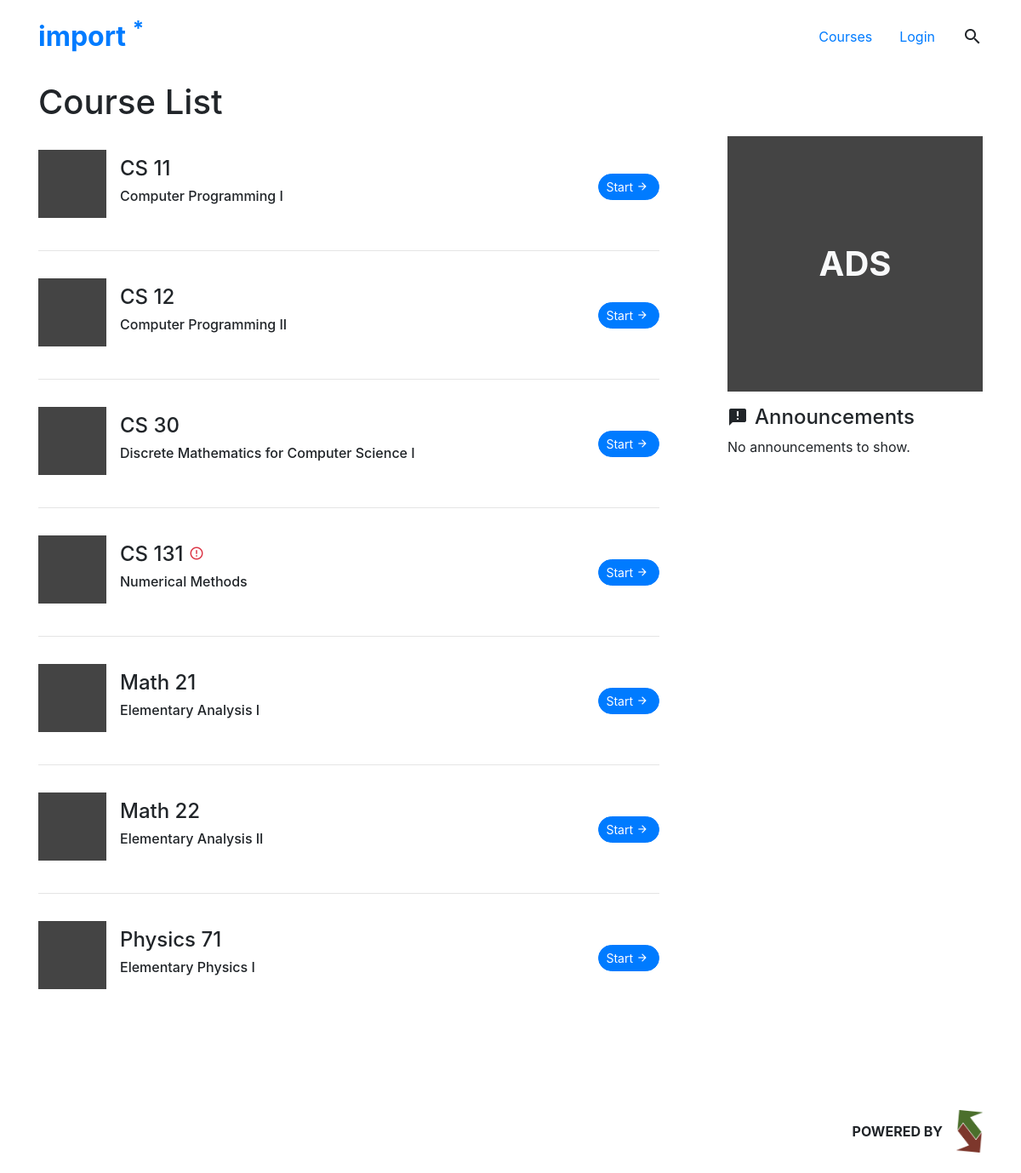
Screenshot of /course/ with the database file from the repository.
### reviewer/models.py (models this page shows, shortened)
class Course(models.Model):
	name = models.CharField("Course Name", max_length=20)
	code = models.CharField("Course Code", max_length=10)
	number = models.CharField("Course Number", max_length=10)
	number_len = models.PositiveSmallIntegerField(default=1)
	title = models.CharField("Course Title", max_length=50)
	description = models.TextField("Course Description", blank=True)
	old_curr = models.BooleanField("Pre-2018 Curriculum Exclusive?", default=False)
	visible = models.BooleanField("Visible?", default=True)
	prereqs = models.ManyToManyField('self', blank=True, default=None, symmetrical=False, related_name="preq")
	coreqs = models.ManyToManyField('self', blank=True, default=None,symmetrical=False , related_name="creq")
	lastupdated = models.DateTimeField("Last Updated", default=timezone.now)
	image = models.ImageField(verbose_name="Cover Photo", null=True, blank=True, upload_to=course_uploadto)

### reviewer/views.py (the view)
# urls.py: path('course/', views.courselist, name="courselist"),
def courselist(request):
	courselist = Course.objects.filter(visible=True).order_by('code', 'number_len', 'number')
	context = {'courselist': courselist, 'course_count': len(courselist)}
	return render(request, 'reviewer/courses/course-list.html', context)

### reviewer/templates/reviewer/courses/course-list.html (shortened to what this page needs)
{% extends 'reviewer/base.html' %}
{% block content %}
	<div class="container py-5 d-flex">
		<div class="w-100 py-5">
			<div class="d-flex justify-content-between">
				<h1 class="mb-3">Course List</h1>
			</div>
			<div class="row">
				<div class="col-lg-8 course-list">
					{% if course_count == 0 %}
						<p>No courses available</p>
					{% else %}
						{% for course in courselist %}
							{% if forloop.counter != 1 %}
								<hr>
							{%endif%}
							<div class="py-3 d-flex justify-content-between" id="course-{{course.id}}">
								<div class="my-auto">
									<div class="d-inline-flex">
										<div class="my-auto mr-3 course-thumb" style="{% if course.image %}background-image: url('{{course.image.url}}'); {%endif%}">
										</div>
										<div class="my-auto mx-auto">
											<h4>
												{{course.name}}
												{% if course.old_curr == True %}
													<i class="material-icons material-icon-sm text-danger info-help" title="This is part of an old curriculum.">error_outline</i>
												{% endif %}
											</h4>
											<h6>{{course.title}}</h6>
										</div>
									</div>
								</div>
								<a class="my-auto" href="{% url 'courselist' %}{{course.code | lower}}/{{course.number}}">
									<button class="btn btn-primary btn-sm d-flex justify-content-center">
											<span class="my-auto d-none d-md-block">Start</span><i class="material-icons my-auto mx-1" style="font-size: 1em">arrow_forward</i>
									</button>
								</a>
							</div>
						{% endfor %}
					{% endif %}
				</div>
				<div class="col-lg-4 d-flex">
					<div class="mx-auto mr-lg-0">
						<div class="d-flex mb-3 ad-box">
							<span class="m-auto text-light h1 font-weight-bold">ADS</span>
						</div>
						<div class="d-none d-lg-block">
							<h4 class="d-inline-flex">
								<i class="material-icons my-auto mr-2">
								</i>
								<span class="my-auto">
									Announcements
								</span>
							</h4>
							<p>No announcements to show.</p>
						</div>
					</div>
				</div>
			</div>
		</div>
	</div>
{% endblock %}

### reviewer/templates/reviewer/base.html (shortened to what this page needs)
{% load static %}
<!DOCTYPE html>
<html>
	<head>
		<link href="https://unpkg.com/material-components-web@latest/dist/material-components-web.min.css" rel="stylesheet">
	  	<link rel="stylesheet" href="{% static 'reviewer/css/bootstrap.min.css' %}">
	  	<link href="{% static 'reviewer/css/import.css' %}" rel="stylesheet"/>
	  	<link href="{% static 'reviewer/css/import.less' %}" type="text/css" rel="stylesheet/less"/>
	</head>
	<body>
		<div class="site-container w-100">
			{% include 'reviewer/partials/header.html' %}
			<div class="site-content">
				{% block content %}
				{% endblock %}
			</div>
			{% block footer %}
				{% include 'reviewer/partials/footer.html' %}
			{% endblock %}
		</div>
	</body>
</html>

### reviewer/templates/reviewer/partials/header.html (shortened to what this page needs)
{% load static %}
<header class="d-flex navbar import-header position-fixed py-3">
	<div class="container d-flex justify-content-between py-2">
		<a href="{% url 'index'%}" class="import-logo">
			<div class="noselect">
				<h2 class="h2 mb-0" ><strong>import <span class="import-font-primary"><sup>*</sup></span></strong></h2>
			</div>
		</a>
		<nav class="d-flex">
			<span class="mx-3 my-auto d-none d-lg-block"><a href="{% url 'courselist' %}">Courses</a></span>
			{% if user.is_authenticated %}
				<div class="mx-3 my-auto d-none d-lg-block dropdown header-toggle" >
					<a class="d-flex my-auto dropdown-toggle"  role="button" id="HeaderProfileDrop" data-toggle="dropdown" aria-haspopup="true" aria-expanded="false">
						<img class="user-pic mr-2 my-auto" src="
						{% if user.prof_pic %}
							{{user.prof_pic.url}}
						{% else %}
							{% static 'reviewer/images/default_profile.png' %}
						{% endif %}
						">
						<span class="my-auto">{{user.username}}</span>
					</a>
					<div class="dropdown-menu mt-1 dropdown-menu-right" aria-labelledby="HeaderProfileDrop">
						<a class="dropdown-item d-inline-flex justify-content-start px-4" href="{% url 'user' user.username %}">
							<i class="material-icons material-icon-sm my-auto ml-0 mr-2">
							account_circle
							</i>
							<span class="my-auto">Go to Profile</span>
						</a>
						<a class="dropdown-item d-inline-flex justify-content-start px-4" href="{% url 'user_settings' %}">
							<i class="material-icons material-icon-sm my-auto ml-0 mr-2">
							settings
							</i>
							<span class="my-auto">Profile Settings</span>
						</a>
						{% if user.is_superuser %}
							<div class="dropdown-divider"></div>
							<a class="dropdown-item d-inline-flex justify-content-start px-4" href="{% url 'admin' %}">
								<i class="material-icons material-icon-sm my-auto ml-0 mr-2">
								assessment
								</i>
								<span class="my-auto">Admin Dashboard</span>
							</a>
						{% endif %}
						<div class="dropdown-divider"></div>
						<a class="dropdown-item d-inline-flex justify-content-start px-4" href="{% url 'logout' %}">
							<i class="material-icons material-icon-sm my-auto ml-0 mr-2">
							exit_to_app
							</i>
							<span class="my-auto">Logout</span>
						</a>
					</div>
				</div>
			{% else %}
				<span class="mx-3 my-auto d-none d-lg-block"><a href="{% url 'login' %}">Login</a></span>
			{% endif %}
			<i class="material-icons mx-3 mr-lg-0 my-auto">search</i>
		</nav>
	</div>
</header>

### reviewer/templates/reviewer/partials/footer.html
{% load static %}
<footer class="d-flex w-100 py-4">
	<div class="container d-flex justify-content-end align-items-center">
		<span class="my-auto mx-3 font-weight-bold">POWERED BY</span>
		<img src="{% static 'reviewer/images/dcss-colored.png' %}" style="max-height: 50px">
	</div>
</footer>

### reviewer/static/reviewer/css/import.css (style rules this page uses)
html { -webkit-font-smoothing: antialiased; -moz-osx-font-smoothing: grayscale; text-rendering: optimizeLegibility; }
body { font-size: 1em; }
.noselect, i { -webkit-touch-callout: none; -webkit-user-select: none; -khtml-user-select: none; -moz-user-select: none; -ms-user-select: none; user-select: none; }
.site-container { min-height: 100vh; width: 100vw; }
.site-content { min-height: 93vh; }
.material-icons { margin: 0 auto; }
.material-icon-sm { font-size: 18px !important; }
.btn { border-radius: 30px; }
.import-header { z-index: 99997; transition: 0.35s ease-in-out; border-color: transparent; width: 100%; }
.info-help { cursor: help; }
.ad-box { height: 300px; width: 300px; background-color: #444; }
.course-thumb { height: 80px; width: 80px; background-color: #444; background-size: cover; background-position: center; }

### rows the page displays
Course: name "CS 11", title "Computer Programming I"
Course: name "CS 12", title "Computer Programming II"
Course: name "CS 30", title "Discrete Mathematics for Computer Science I"
Course: name "CS 131", old_curr True (drawn), title "Numerical Methods"
Course: name "Math 21", title "Elementary Analysis I"
Course: name "Math 22", title "Elementary Analysis II"
Course: name "Physics 71", title "Elementary Physics I"
